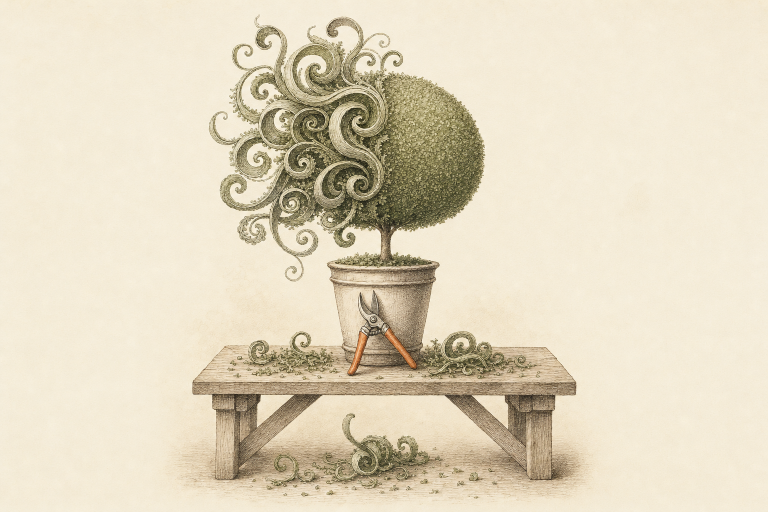
#> input picture experiments/deslop/data/cover/illustration-2.png, 1536 x 1024 px, found by its file name (shown at 1/2 size)
$ python make_cover.py ../deslop/data/cover/illustration-2.png
#> lines starting #> are read from the running program, lines starting #| are printed output that depends on the picture; after the words box and inside, x2 and y2 are one past the last pixel; in counts of white or black regions, pixels touching at a corner belong together
"""Make the cover and the research-page thumbnail for the evo2-rna-atlas note.

    python experiments/evo2-rna-atlas/make_cover.py --generate   # image model (OPENAI_API_KEY), ~$0.25 per image
    python experiments/evo2-rna-atlas/make_cover.py              # lay out and resize the saved illustration

The cover is an illustration made with an image model (gpt-image-2, 1536x1024, high quality) from PROMPT below: a
riboswitch folding out of a DNA strand between two genes, a small molecule in its pocket, and a faint row of lights
along the DNA for the model's features. --generate writes two candidates to data/cover/illustration-<n>.png; the
second (CHOSEN) was kept and the first discarded. Writes report/figures/hero.jpg (1536x1024, the illustration at 84%
on a gradient of its own background) and the 720x480 thumbnail; build_meta.py crops og.jpg from the hero.
"""

from __future__ import annotations

import base64
import os
import re
import sys
from pathlib import Path

from PIL import Image, ImageDraw, ImageFilter

HERE = Path(__file__).resolve().parent
COVER = HERE / "data" / "cover"
CHOSEN = COVER / "illustration-2.png"
HERO = HERE / "report" / "figures" / "hero.jpg"
THUMB = HERE.parent / "shared" / "thumbs" / "evo2-rna-atlas.jpg"
MODEL = "gpt-image-2"

PROMPT = """A clean, modern scientific illustration in the style of a molecular-biology journal cover, wide 3:2.
Subject: a single strand of bacterial DNA runs horizontally across the lower third of the frame as a smooth, softly
lit double helix. Two gene segments on it are shown as longer, slightly thicker smooth capsule-shaped sleeves around
the helix, one at the far left and one at the far right, in muted slate blue. In the gap between them, the short
stretch of intergenic DNA, an RNA strand rises upward and folds into a riboswitch: two or three hairpin stems with base
pairs drawn as small rungs, joined by a central junction, forming a compact folded pocket, like a three-way junction
RNA structure. Nestled in that pocket sits one small molecule (a lysine-like ligand), drawn as a small glowing ball-and-
stick molecule in warm orange. Along the DNA under the riboswitch, a faint row of small soft dots of light glows
brighter near the riboswitch and fades away on both sides, suggesting a detector lighting up.
Style: soft volumetric shading, gentle gradients, matte translucent materials, restrained palette of warm off-white
background, pale sand, soft teal and slate blue for the DNA and RNA, a single warm orange accent for the molecule and
the glowing dots. Generous empty space, calm and precise, high detail on the RNA fold, shallow depth of field at the
edges. Scientifically plausible shapes.
Strictly no text, no letters, no numbers, no labels, no logos, no watermarks, no user interface, no charts or axes."""


def api_key() -> str:
    if os.environ.get("OPENAI_API_KEY"):
        return os.environ["OPENAI_API_KEY"]
    for parent in [HERE, *HERE.parents]:
        env = parent / ".env"
        if env.exists():
            for line in env.read_text().splitlines():
                m = re.match(r"\s*OPENAI_API_KEY\s*=\s*(.*)", line)
                if m:
                    return m.group(1).strip().strip("\"'")
    raise SystemExit("OPENAI_API_KEY not found")


def generate(n: int = 2) -> None:
    from openai import OpenAI

    client = OpenAI(api_key=api_key())
    COVER.mkdir(parents=True, exist_ok=True)
    result = client.images.generate(model=MODEL, prompt=PROMPT, size="1536x1024", quality="high", n=n)
    for i, item in enumerate(result.data, start=1):
        path = COVER / f"illustration-{i}.png"
        path.write_bytes(base64.b64decode(item.b64_json))
        print("wrote", path.relative_to(HERE))


def main() -> None:
    if "--generate" in sys.argv:
        generate()
        return
    im = Image.open(CHOSEN).convert("RGB").resize((1536, 1024), Image.LANCZOS)
#> im is the input picture: PIL image 1536x1024 RGB; mean R, G, B 224.6, 214.3, 191
    # Zoom out to 84% on a plain vertical gradient sampled from the illustration's own background, edges feathered,
    # so the centred 1200x630 crop that build_meta.py makes for og.jpg keeps the whole riboswitch.
    scale = 0.84
    small = im.resize((round(1536 * scale), round(1024 * scale)), Image.LANCZOS)
    top = im.crop((620, 10, 920, 40)).resize((1, 1), Image.BOX).getpixel((0, 0))
#> top = (243, 234, 214)
    bottom = im.crop((250, 960, 550, 1010)).resize((1, 1), Image.BOX).getpixel((0, 0))
#> bottom = (237, 225, 201)
    canvas = Image.new("RGB", (1536, 1024))
#> canvas: PIL image 1536x1024 RGB; every value is 0
    for y in range(1024):
        t = y / 1023
        row = tuple(round(top[c] * (1 - t) + bottom[c] * t) for c in range(3))
        canvas.paste(row, (0, y, 1536, y + 1))
#> this loop made 1024 passes
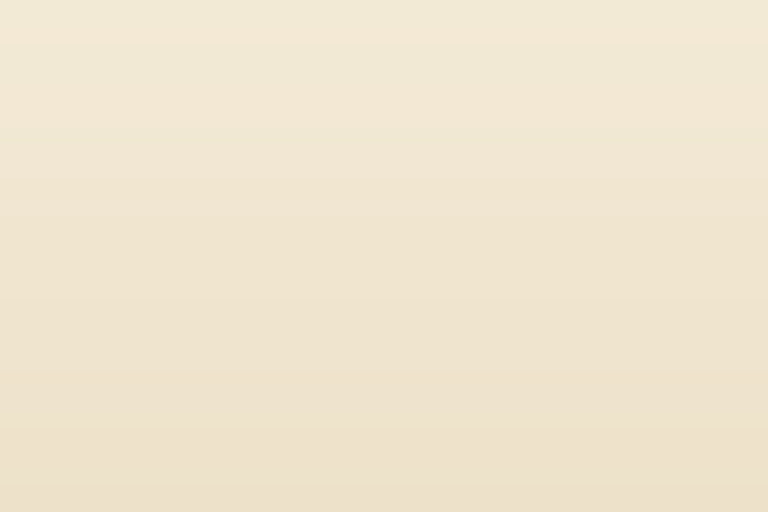
#> canvas: PIL image 1536x1024 RGB (shown at 1/2 size); mean R, G, B 240, 229.5, 207.5
    mask = Image.new("L", small.size, 0)
#> mask: PIL image 1290x860 L; every value is 0
    ImageDraw.Draw(mask).rectangle((50, 50, small.width - 50, small.height - 50), fill=255)
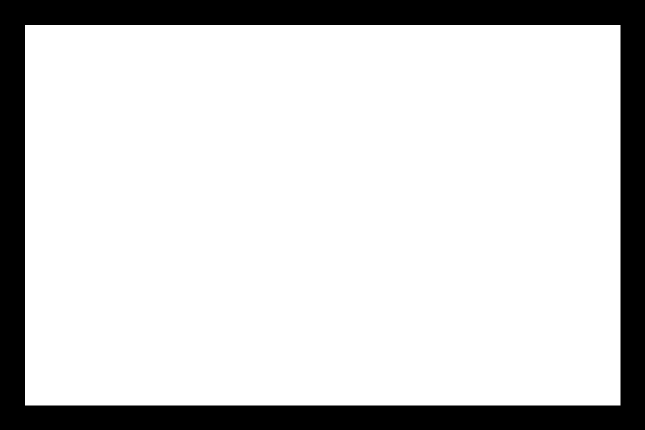
#> mask: PIL image 1290x860 L (shown at 1/2 size); 81.7% white; 1 black region, box (x1, y1, x2, y2) and area: (0, 0, 1290, 860) 203049
    mask = mask.filter(ImageFilter.GaussianBlur(30))
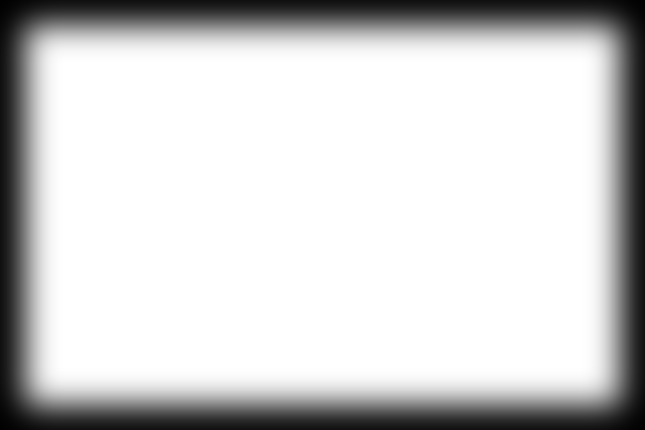
#> mask: PIL image 1290x860 L (shown at 1/2 size); min 1, max 255, mean 208
    canvas.paste(small, ((1536 - small.width) // 2, (1024 - small.height) // 2), mask)
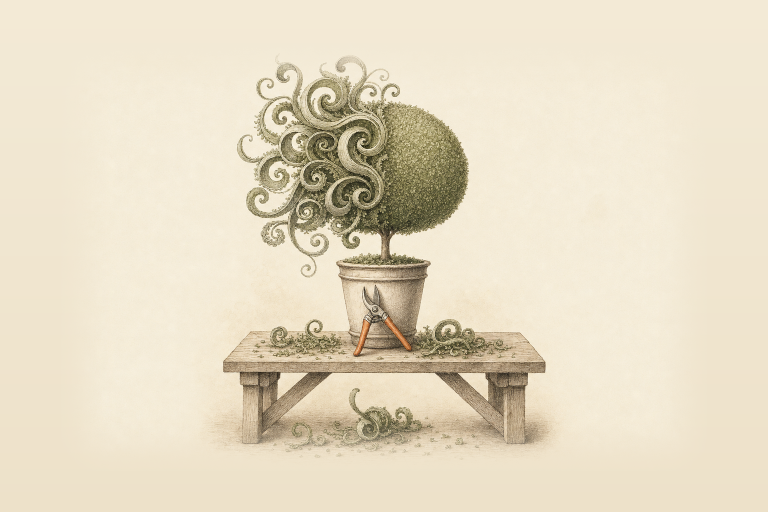
#> canvas: PIL image 1536x1024 RGB (shown at 1/2 size); mean R, G, B 229.2, 218.7, 195.7
    im = canvas
    HERO.parent.mkdir(parents=True, exist_ok=True)
    im.save(HERO, quality=88)
    im.resize((720, 480), Image.LANCZOS).save(THUMB, quality=88)
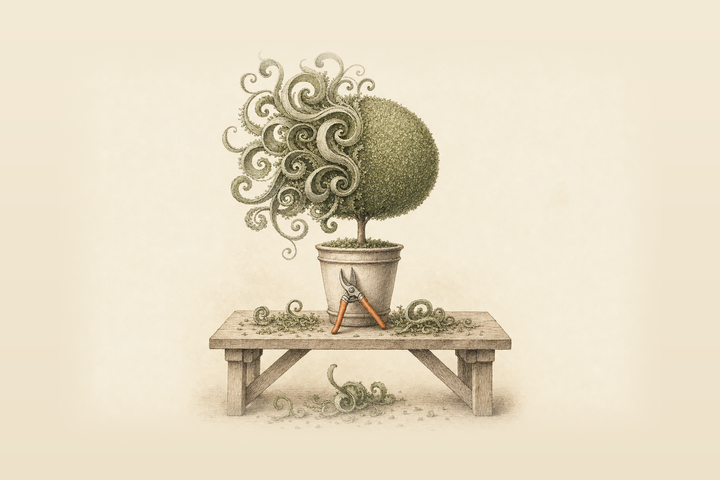
#> saved as evo2-rna-atlas.jpg: PIL image 720x480 RGB; mean R, G, B 229.2, 218.7, 195.7
    print("wrote", HERO.relative_to(HERE), "and", THUMB.name)


if __name__ == "__main__":
    main()
